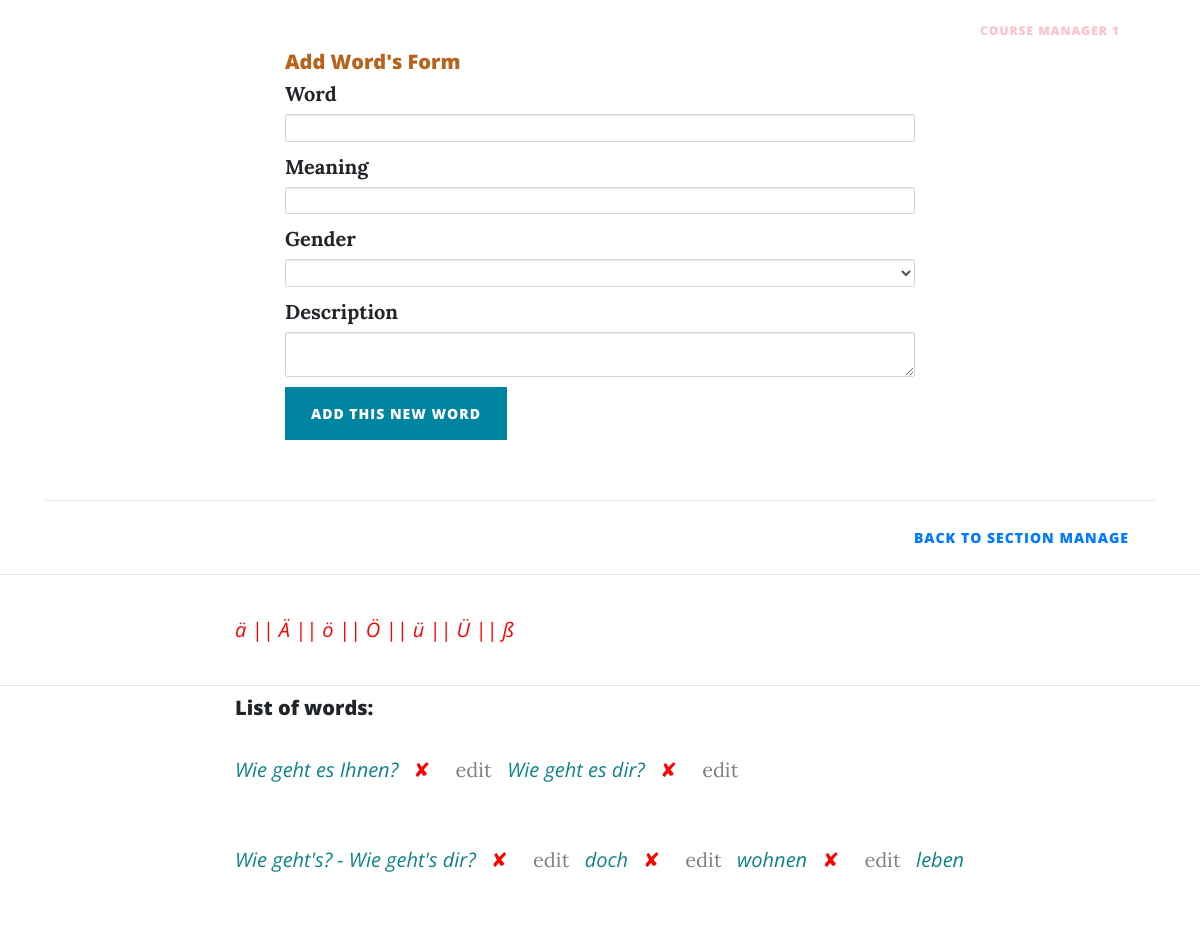
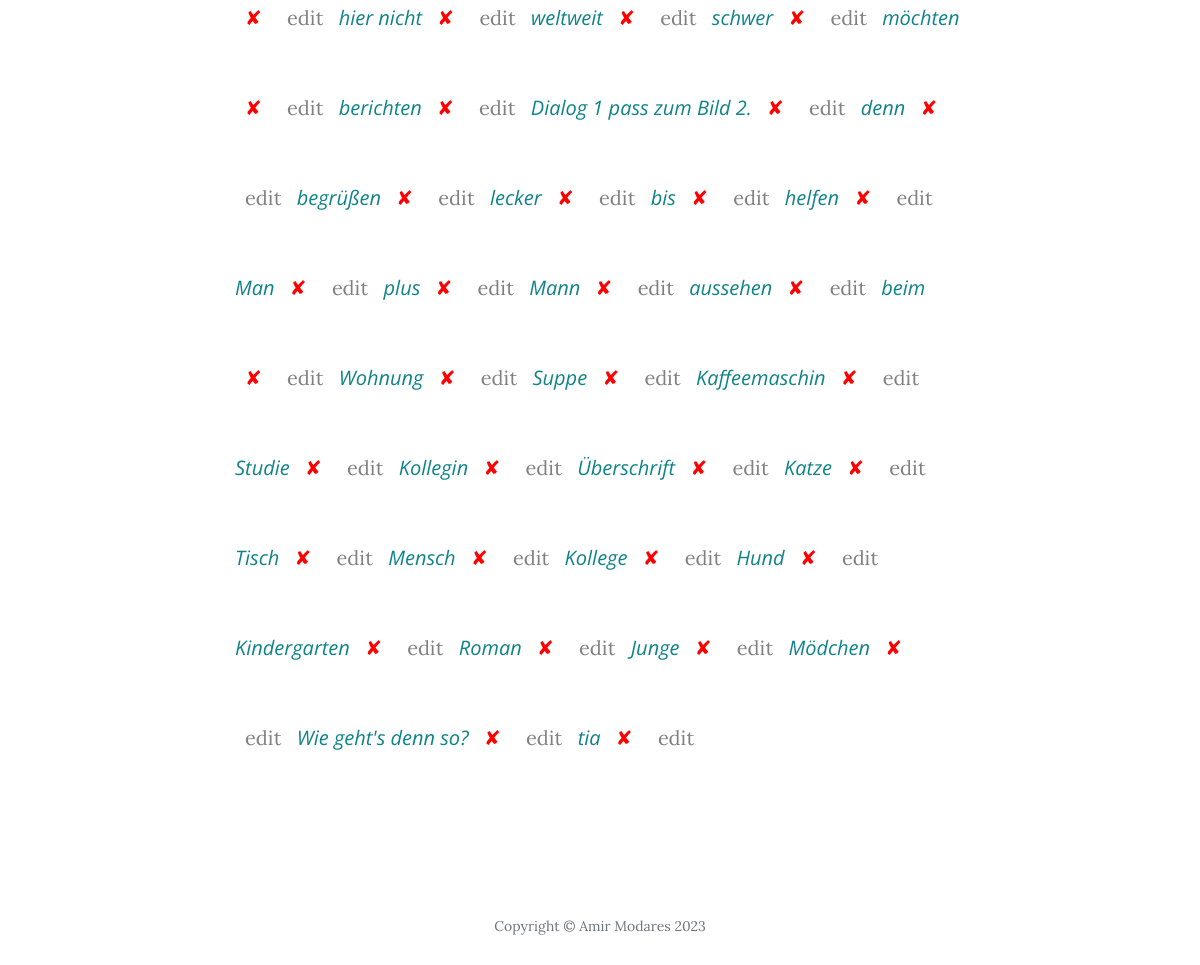
The app's page /word_manage/section/2 (signed in) with its own data (2 pictures, top to bottom).
### main.py (models this page shows)
class User(UserMixin, db.Model):
    __tablename__ = "user_table"
    id = db.Column(db.Integer, primary_key=True)
    name = db.Column(db.String(150), nullable=False)
    email = db.Column(db.String(250), unique=True, nullable=False)
    study_course = db.Column(db.String(150), nullable=True)
    password = db.Column(db.String(250), nullable=False)
    img = db.Column(db.String(250), nullable=True)
    date_of_register = db.Column(db.String(150), nullable=False)
    has_courses = relationship("Course", back_populates="belong_to_user")
    extra = db.Column(db.String(150), nullable=True)

class Word(db.Model):
    __tablename__ = "word_table"
    id = db.Column(db.Integer, primary_key=True)
    name = db.Column(db.String(150), nullable=False)
    meaning = db.Column(db.String(200), nullable=False)
    gender = db.Column(db.String(20), nullable=True)
    description = db.Column(db.String(500), nullable=True)
    img = db.Column(db.String(250), nullable=True)
    belong_to_section = relationship("Section", back_populates="has_word")
    belong_to_section_id = db.Column(db.Integer, db.ForeignKey('section_table.id'))
    extra = db.Column(db.String(150), nullable=True)

### main.py (the view, shortened to what this page needs)
@app.route('/word_manage/section/<section_id>', methods=['POST', 'GET'])
@course_manager_only
def word_manage(section_id):
    word_form = WordForm()
    user_name = ''
    section = Section.query.filter_by(id=int(section_id)).first()
    word_list2 = []
    for words in section.has_word:
        word_list2.append(words)
    section_name = section.name
    if current_user.is_authenticated:
        user_name = current_user.name
    return render_template("word_manage.html", user_name=user_name, logged_in=current_user.is_authenticated,
                           form=word_form, section_name=section_name, word_list=word_list2, section_id=section_id)

### forms.py
class WordForm(FlaskForm):
    name = StringField("Word", validators=[DataRequired()])
    meaning = StringField("Meaning", validators=[DataRequired()])
    gender = SelectField("Gender", choices=['', 'der', 'die', 'das'])
    description = CKEditorField("Description")
    submit = SubmitField("Add This New Word")

### main.py (called while the page is built)
@login_manager.user_loader
def load_user(user_id):
    return User.query.get(int(user_id))

def course_manager_only(f):
    @wraps(f)
    def decorated_function2(*args, **kwargs):
        if current_user.is_authenticated:
            if current_user.has_courses:
                return f(*args, **kwargs)
        return abort(403)
    return decorated_function2

### templates/word_manage.html (shortened to what this page needs)
{% extends 'bootstrap/base.html' %}
{% import "bootstrap/wtf.html" as wtf %}
{% block content %}
{% include "header.html" %}
  <div class="container">
    <div class="row">
      <div class="col-lg-8 col-md-10 mx-auto content">
          <div style="padding:50px">
          <h2 style="color:#B8621B">Add Word's Form</h2>
        {{ wtf.quick_form(form, novalidate=True, button_map={"submit": "primary"}) }}
          </div>
      </div>
    </div>
         <hr>
        <div class="clearfix">
          <a class="btn btn-link float-right" href="{{url_for('section_manage')}}">Back to Section Manage</a>
        </div>
  </div>
    <hr>
    <div>
      <div class="container">
        <div class="row">
            <div class="col-lg-8 col-md-10 mx-auto content">
                 <p>ä || Ä || ö || Ö || ü || Ü || ß </p>
            </div>
        </div>
      </div>
    </div>
   <hr>
  <div class="container">
    <div class="row">
      <div class="col-lg-8 col-md-10 mx-auto content">
          <h2>List of words:</h2>
        {% for word in word_list %}
        <p style="color:#0E8388; display: inline-block"> {{word.name}}</p>
        <a class="nav-link" style="color:red; display: inline-block" href="{{ url_for('delete_word',
        section_id=section_id, word_id=word.id) }}">✘</a>
          <a class="nav-link" style="color:gray; display: inline-block" href="{{ url_for('edit_word',
        section_id=section_id, word_id=word.id) }}">edit</a>
        {% endfor %}
      </div>
    </div>
  </div>
{% include "footer.html" %}
{% endblock %}

### templates/header.html (shortened to what this page needs)
<!DOCTYPE html>
<html lang="en">
<head>
  <link href="{{ url_for('static', filename='vendor/bootstrap/css/bootstrap.min.css') }}" rel="stylesheet">
  <link href="{{ url_for('static', filename='vendor/fontawesome-free/css/all.min.css')}}" rel="stylesheet" type="text/css">
  <link href="{{ url_for('static', filename='css/clean-blog.min.css')}}" rel="stylesheet">
</head>
<body>
  <nav class="navbar navbar-expand-lg navbar-light fixed-top" id="mainNav">
    <div class="container">
      <a class="navbar-brand" href="{{url_for('index')}}">Amir's Website</a>
      <div class="collapse navbar-collapse" id="navbarResponsive">
        <ul class="navbar-nav ml-auto">
          <li class="nav-item">
            <a class="nav-link" href="{{ url_for('index') }}">Home</a>
          </li>
        {% if not logged_in: %}
          <li class="nav-item">
            <a class="nav-link" href="{{ url_for('login') }}">Login</a>
          </li>
          <li class="nav-item">
            <a class="nav-link" href="{{ url_for('register') }}">Register</a>
          </li>
        {% else: %}
          <li class="nav-item">
            <a class="nav-link" href="{{ url_for('logout') }}">Log Out</a>
          </li>
        {% endif %}
        {% if True: %}
          <li class="nav-item">
            <a class="nav-link"></a>
          </li>
        {% endif %}
          {% if user_name %}
          <li class="nav-item">
            <a class="nav-link" href="{{ url_for('profile') }}" style="color:pink">{{user_name}}</a>
          </li>
          {% endif %}
        </ul>
      </div>
    </div>
  </nav>

### templates/footer.html (shortened to what this page needs)
  <footer>
    <div class="container">
      <div class="row">
        <div class="col-lg-8 col-md-10 mx-auto">
          <ul class="list-inline text-center">
            <li class="list-inline-item">
              <a href="#">
                <span class="fa-stack fa-lg">
                </span>
              </a>
            </li>
            <li class="list-inline-item">
              <a href="#">
                <span class="fa-stack fa-lg">
                </span>
              </a>
            </li>
            <li class="list-inline-item">
              <a href="#">
                <span class="fa-stack fa-lg">
                </span>
              </a>
            </li>
          </ul>
          <p class="copyright text-muted">Copyright &copy; Amir Modares 2023</p>
        </div>
      </div>
    </div>
  </footer>
</body>
</html>

### records on screen
User: name "COURSE MANAGER 1"
Word: name "Wie geht es Ihnen?"
Word: name "Wie geht es dir?"
Word: name "Wie geht's? - Wie geht's dir?"
Word: name "doch"
Word: name "wohnen"
Word: name "leben"
Word: name "hier nicht"
Word: name "weltweit"
Word: name "schwer"
Word: name "möchten"
Word: name "berichten"
Word: name "Dialog 1 pass zum Bild 2."
Word: name "denn"
Word: name "begrüßen"
Word: name "lecker"
Word: name "bis"
Word: name "helfen"
Word: name "Man"
Word: name "plus"
Word: name "Mann"
Word: name "aussehen"
Word: name "beim"
Word: name "Wohnung"
Word: name "Suppe"
Word: name "Kaffeemaschin"
Word: name "Studie"
Word: name "Kollegin"
Word: name "Überschrift"
Word: name "Katze"
Word: name "Tisch"
Word: name "Mensch"
Word: name "Kollege"
Word: name "Hund"
Word: name "Kindergarten"
Word: name "Roman"
Word: name "Junge"
Word: name "Mödchen"
Word: name "Wie geht's denn so?"
Word: name "tia"
